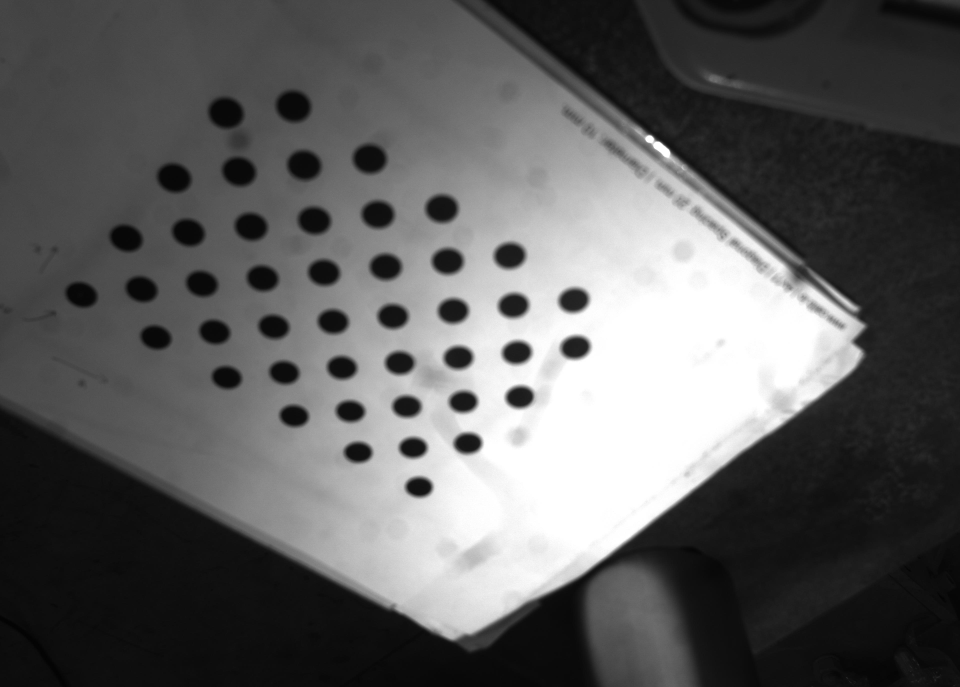
#> input picture VisionVer10/Mycamera/AsymmetricCircle/1.jpg, 3839 x 2748 px (shown at 1/4 size)
$ python -i MyLibrary.py   (imports and definitions only)
#> lines starting #> are read from the running program, lines starting #| are printed output that depends on the picture; after the words box and inside, x2 and y2 are one past the last pixel; in counts of white or black regions, pixels touching at a corner belong together
import sys
import cv2 as cv
import numpy as np
import serial
import time
from math import log

class vision():
    def __init__(self):
        self.intrinsic=np.array([[1.42612167e+03, 0.00000000e+00, 9.47753525e+02],
                                [0.00000000e+00, 1.42350603e+03, 5.80233535e+02],
                                [0.00000000e+00, 0.00000000e+00, 1.00000000e+00]])
        self.dist_coffs=np.array([[-8.76138852e-02, 2.07436397e-02, 1.09728038e-03, -3.02686811e-05, 3.81461021e-01]])
        # eye to hand coordinatex`
        self.eye2hand = np.array([[-9.02106742e-01 ,-2.94502342e-01, -3.15391497e-01,  7.38807766e+01],
                                [ 4.25587844e-01, -7.27928315e-01, -5.37582882e-01,  2.08396646e+02],
                                [-7.12629839e-02, -6.19183929e-01,  7.82005658e-01, -1.16456924e+02],
                                [ 0.00000000e+00,  0.00000000e+00,  0.00000000e+00,  1.00000000e+00]])
        # coeffcients of laser plane: ax + by + cz + d = 0
        a = 7.73439152e-02
        b = 1.75084734e+00
        c = -1
        d  = 2.73260711e+02
        self.plane = [a,b,c,d]
        self.rows = 1208
        self.cols = 1928

    def Preprocessing(self,img):
        newcameramtx, _=cv.getOptimalNewCameraMatrix(self.intrinsic,self.dist_coffs,(self.rows,self.cols),1,(self.rows,self.cols))
        # undistort
        # img = cv.undistort(img, self.intrinsic, self.dist_coffs, None, newcameramtx)
        blur = cv.GaussianBlur(img,(5,5),0)
        # blur = cv.medianBlur(img, 9)
        _,thresh = cv.threshold(blur,150,255,cv.THRESH_BINARY)
        closing = thresh
        del blur
        closing = cv.morphologyEx(closing, cv.MORPH_CLOSE, np.ones((7,7),np.uint8), iterations = 0)
        del thresh
        return closing

    # http://tnuaa.nuaa.edu.cn/njhkhten/article/html/202004009
    # [169 lines left out: functions LaserCenter, CrossLaser, TripleLaser, CD, houghline, __RPY2mtrx and 6 more, not called in this run]


class yaskawa():
    # [79 lines left out: functions __init__, __bbc, __SplitData, __ReadUntil, RposC, __CombineData, not called in this run]

    def __bytes_needed(self,number):
        return int(log(number, 256)) + 1

    # [38 lines left out: functions hold, movL, not called in this run]
                        # time.sleep(0.02)
                        # currP = self.RposC()
                        # distance = np.linalg.norm(position[0:3] - currP[0:3]) # calculate distance respectively to x axis


>>> import cv2
>>> picture = cv2.imread('Mycamera/AsymmetricCircle/1.jpg')
#> picture is the input picture: shape (2748, 3839, 3); min 2, max 255, mean 94.2
>>> result = vision().Preprocessing(picture)
#> in Preprocessing, `_,thresh = cv.threshold(blur,150,255,cv.THRESH_BINARY)`:
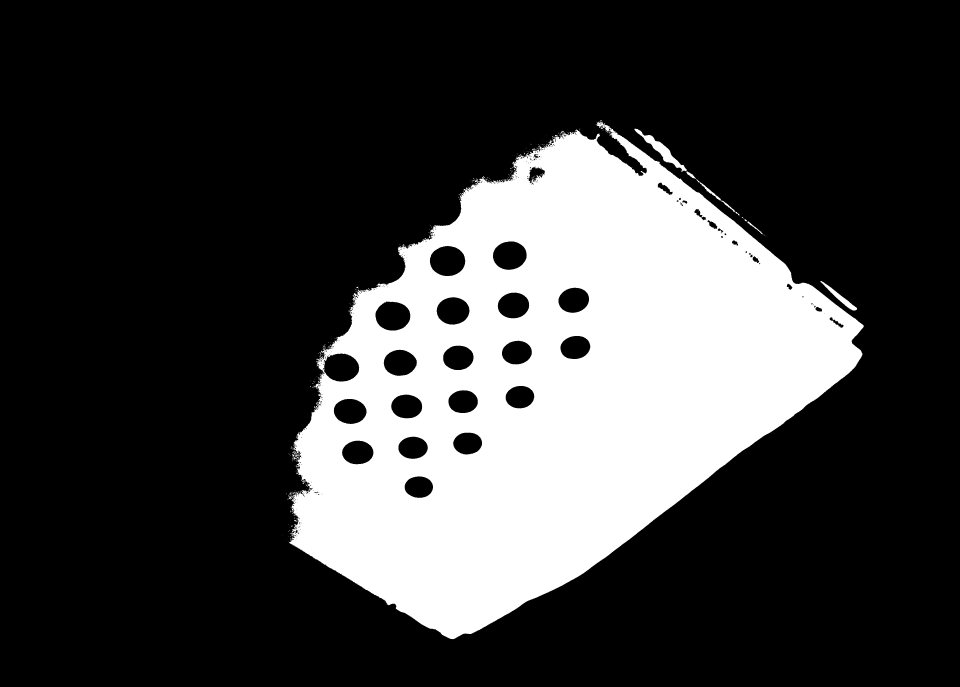
#> thresh: shape (2748, 3839, 3) (shown at 1/4 size); 24.5% white; 297 white regions (266 under 20 px), largest, box (x1, y1, x2, y2) and area: (1155, 487, 3455, 2557) 2570291, (2538, 515, 2747, 686) 6519, (3282, 1124, 3428, 1242) 2897

$ run again, on VisionVer10/Mycamera/AsymmetricCircle/10.jpg
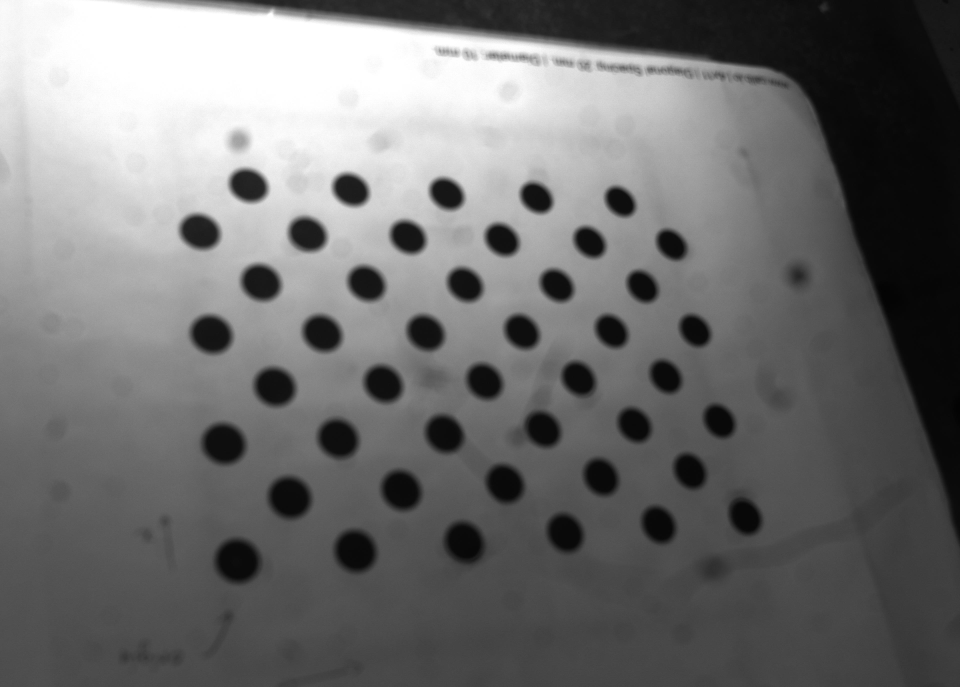
#> input picture VisionVer10/Mycamera/AsymmetricCircle/10.jpg, 3839 x 2748 px (shown at 1/4 size)
#> picture is the input picture: shape (2748, 3839, 3); min 3, max 255, mean 112.1
#> in Preprocessing, `_,thresh = cv.threshold(blur,150,255,cv.THRESH_BINARY)`:
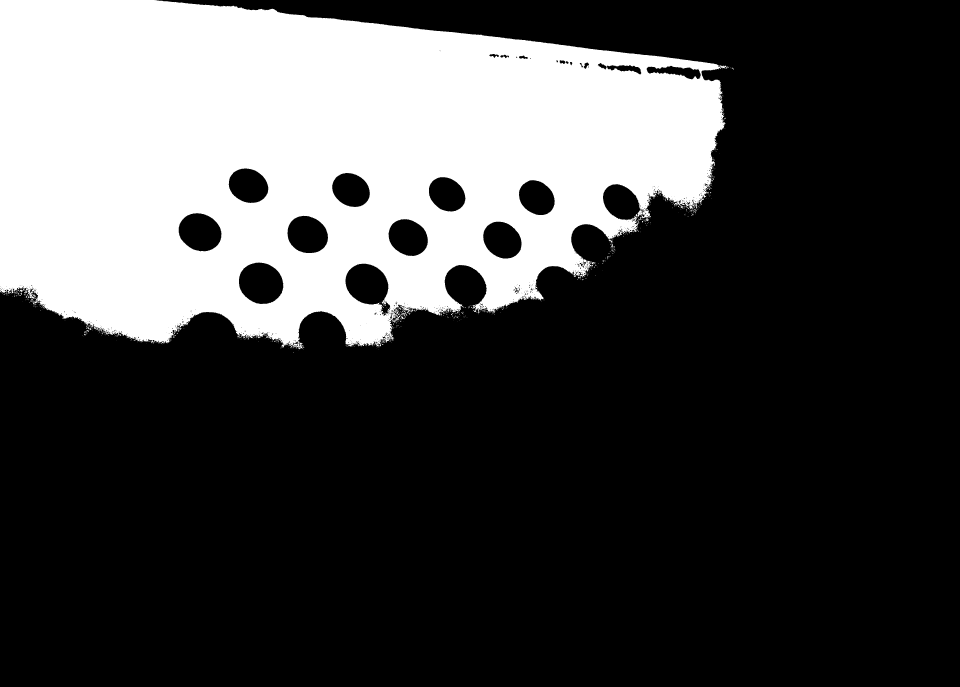
#> thresh: shape (2748, 3839, 3) (shown at 1/4 size); 27.5% white; 545 white regions (498 under 20 px), largest, box (x1, y1, x2, y2) and area: (0, 0, 2916, 1397) 2897098, (1601, 1248, 1625, 1264) 107, (2435, 958, 2450, 971) 79

$ run again, on VisionVer10/Mycamera/AsymmetricCircle/2.jpg
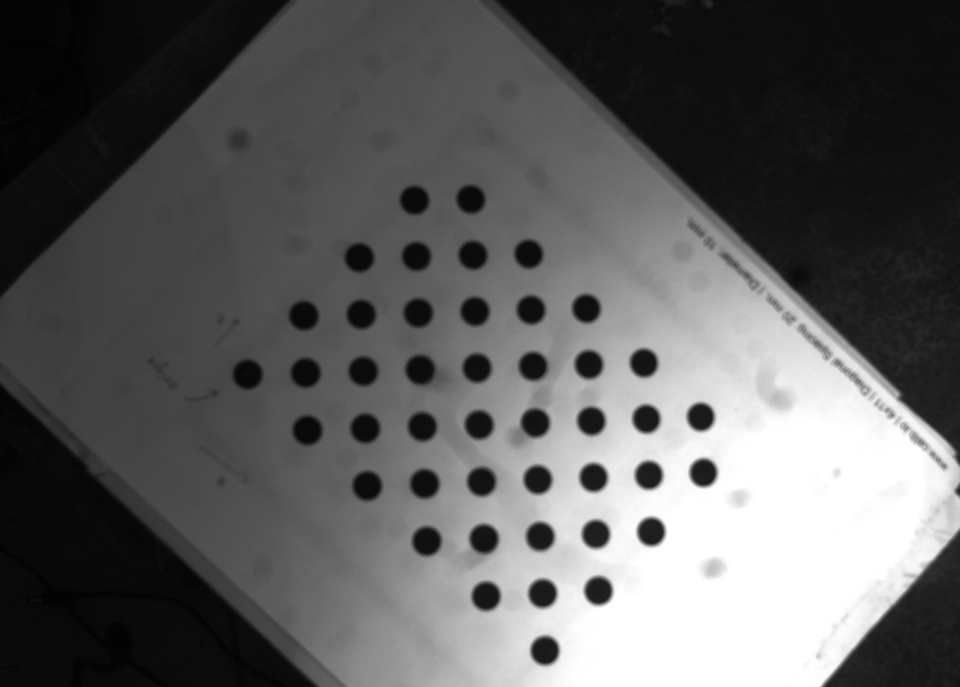
#> input picture VisionVer10/Mycamera/AsymmetricCircle/2.jpg, 3839 x 2748 px (shown at 1/4 size)
#> picture is the input picture: shape (2748, 3839, 3); min 1, max 255, mean 94.3
#> in Preprocessing, `_,thresh = cv.threshold(blur,150,255,cv.THRESH_BINARY)`:
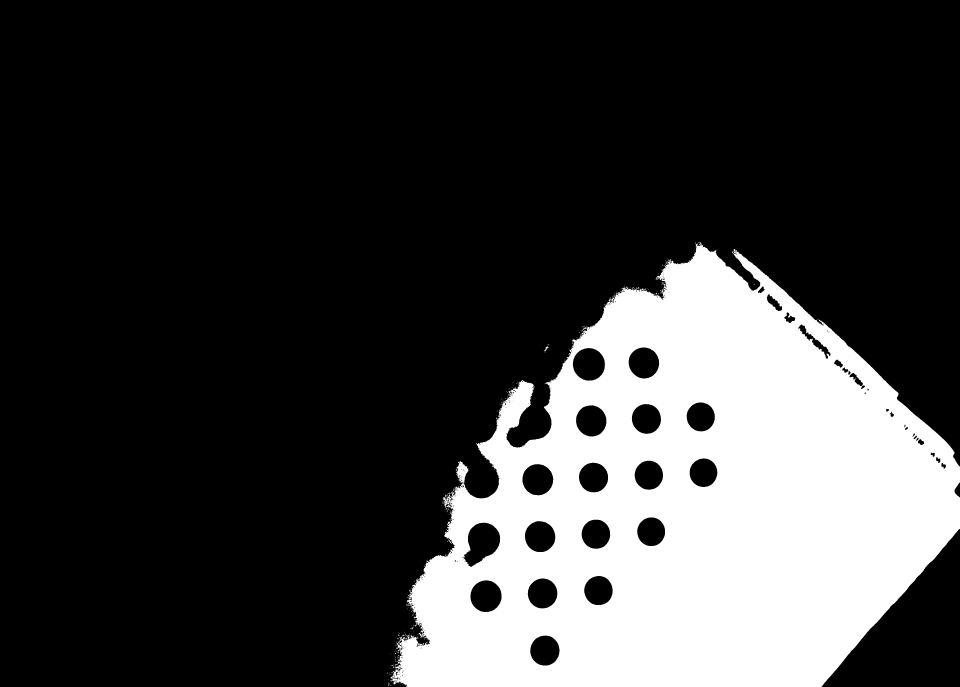
#> thresh: shape (2748, 3839, 3) (shown at 1/4 size); 23.3% white; 275 white regions (259 under 20 px), largest, box (x1, y1, x2, y2) and area: (1561, 969, 3839, 2748) 2451147, (2175, 1386, 2194, 1406) 116, (2445, 1190, 2457, 1205) 87

$ run again, on VisionVer10/Mycamera/AsymmetricCircle/3.jpg
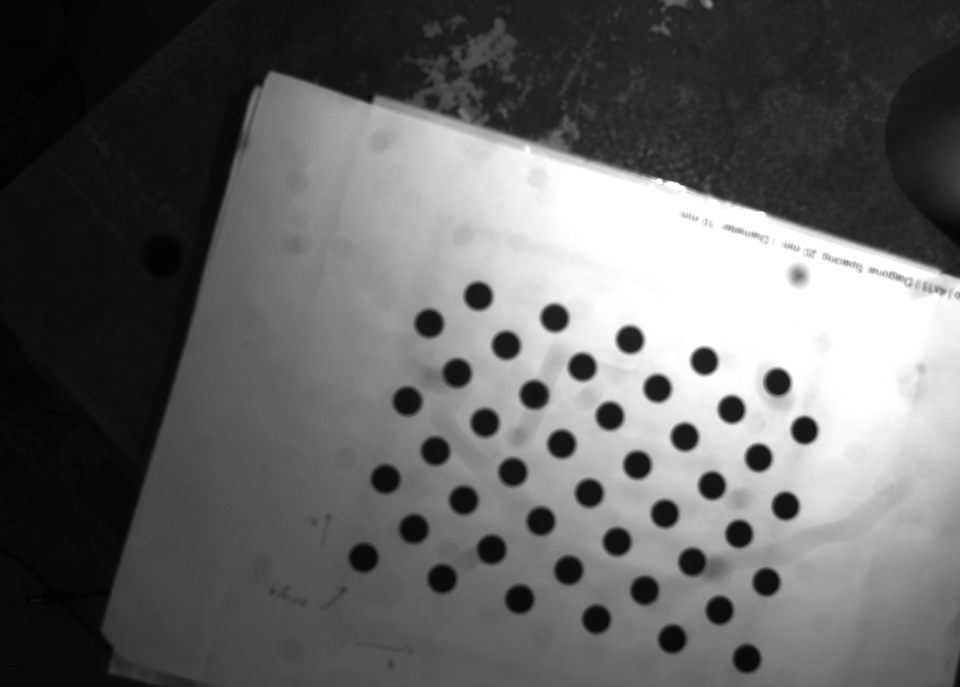
#> input picture VisionVer10/Mycamera/AsymmetricCircle/3.jpg, 3839 x 2748 px (shown at 1/4 size)
#> picture is the input picture: shape (2748, 3839, 3); min 1, max 255, mean 101.3
#> in Preprocessing, `_,thresh = cv.threshold(blur,150,255,cv.THRESH_BINARY)`:
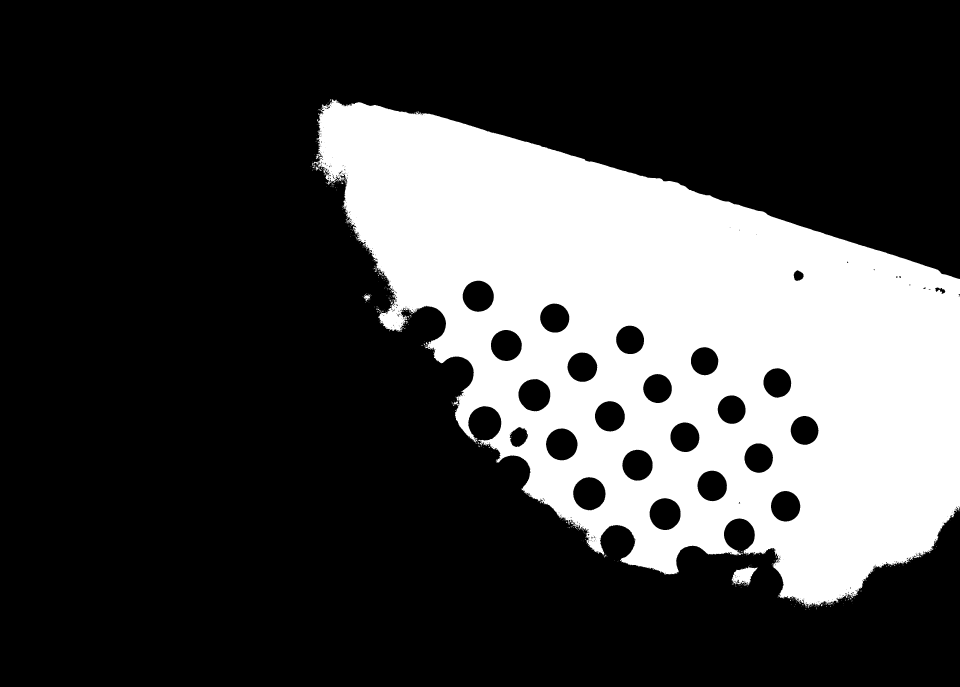
#> thresh: shape (2748, 3839, 3) (shown at 1/4 size); 27.2% white; 404 white regions (361 under 20 px), largest, box (x1, y1, x2, y2) and area: (1263, 398, 3839, 2431) 2858190, (2926, 2266, 3032, 2342) 4278, (1454, 1178, 1482, 1208) 368
